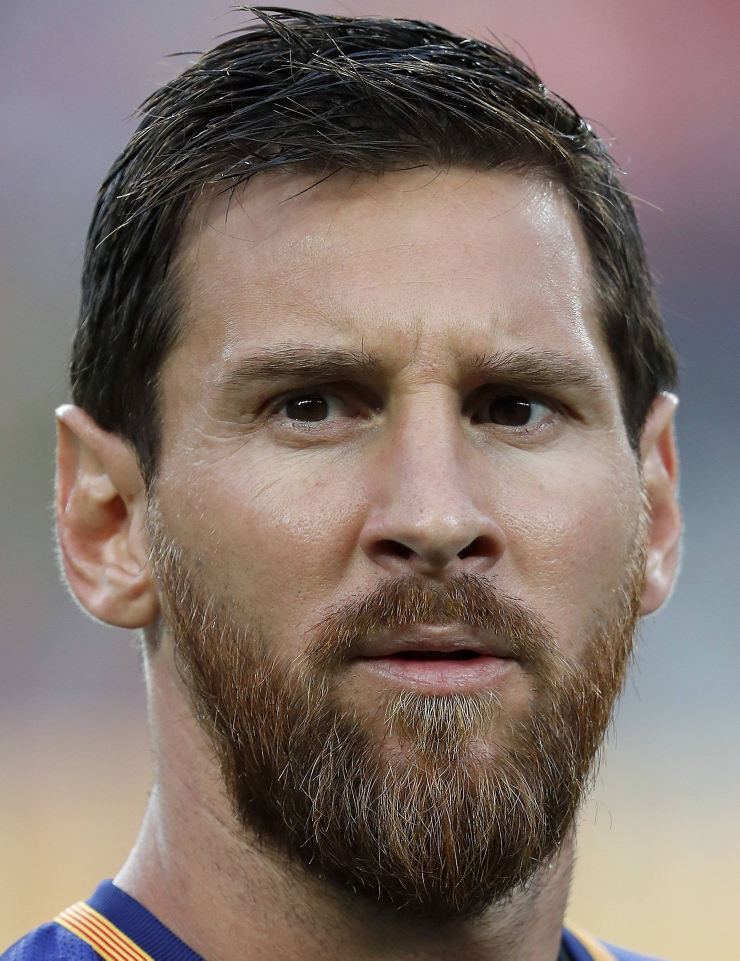
#> input picture model/test-images/28003-1510231943.jpg, 2218 x 2881 px (shown at 1/3 size)
$ jupyter execute --allow-errors classifier_model.ipynb   (shell and % lines are left out)
#> lines starting #> are read from the running program, lines starting #| are printed output that depends on the picture
[cell 1]
import numpy as np
import cv2
import matplotlib
from matplotlib import pyplot as plt

[cell 2]
img = cv2.imread('./test-images/28003-1510231943.jpg')
#> img is the input picture: shape (2881, 2218, 3); mean B, G, R 106, 113.2, 128.6
img.shape
#> Out = (2881, 2218, 3)

[cell 3]
plt.imshow(img)

[cell 4]
gray = cv2.cvtColor(img,cv2.COLOR_BGR2GRAY)
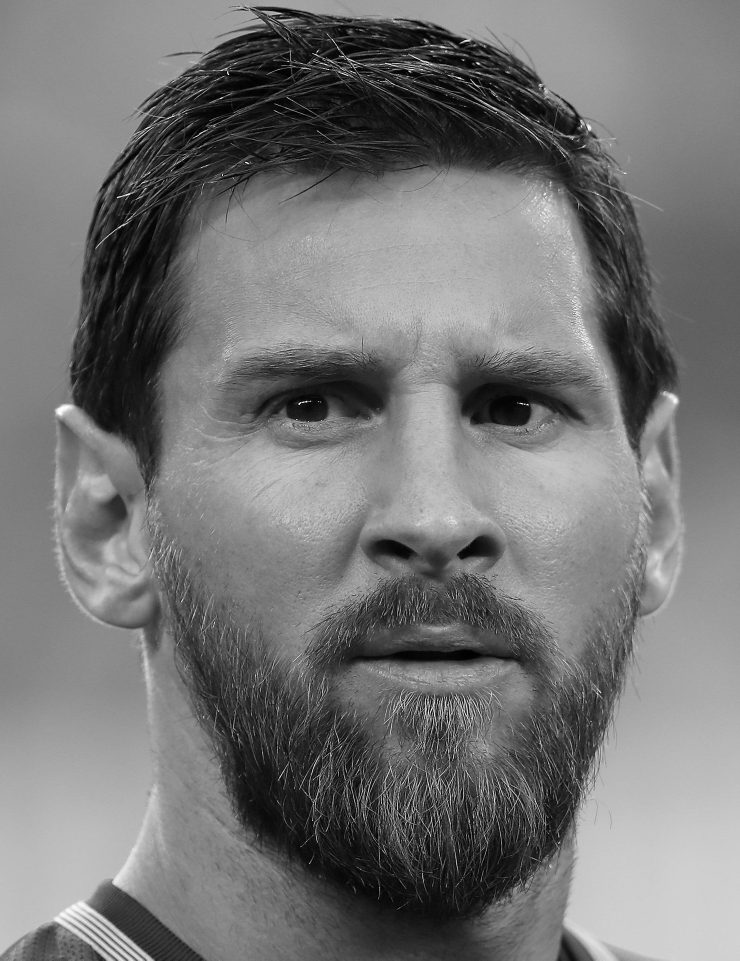
#> gray: shape (2881, 2218) (shown at 1/3 size); min 0, max 255, mean 117
gray.shape
#> Out = (2881, 2218)

[cell 5]
plt.imshow(gray,cmap='gray')

[cell 6]
face_cascade = cv2.CascadeClassifier('.\opencv\haarcascades\haarcascade_frontalface_default.xml')
eye_cascade = cv2.CascadeClassifier('.\opencv\haarcascades\haarcascade_eye.xml')

faces = face_cascade.detectMultiScale(gray, 1.3, 5)
#> faces = [[384, 562, 1684, 1684]]
faces
#> Out = [[384, 562, 1684, 1684]]

[cell 7]
(x,y,w,h) = faces[0]
#> x = 384; y = 562; w = 1684; h = 1684
x,y,w,h
#> Out = (384, 562, 1684, 1684)

[cell 8]
face_img = cv2.rectangle(img,(x,y),(x+w,y+h),(255,0,0),2)
plt.imshow(face_img)

[cell 9]
cv2.destroyAllWindows
for (x,y,w,h) in faces:
    roi_gray = gray[y:y+h, x:x+w]
    roi_color = face_img[y:y+h, x:x+w]
    eyes = eye_cascade.detectMultiScale(roi_gray)
    for (ex,ey,ew,eh) in eyes:
        cv2.rectangle(roi_color,(ex,ey),(ex+ew,ey+eh),(0,255,0),2)
#> this loop made 1 pass
#> pass 1, `roi_gray = gray[y:y+h, x:x+w]`:
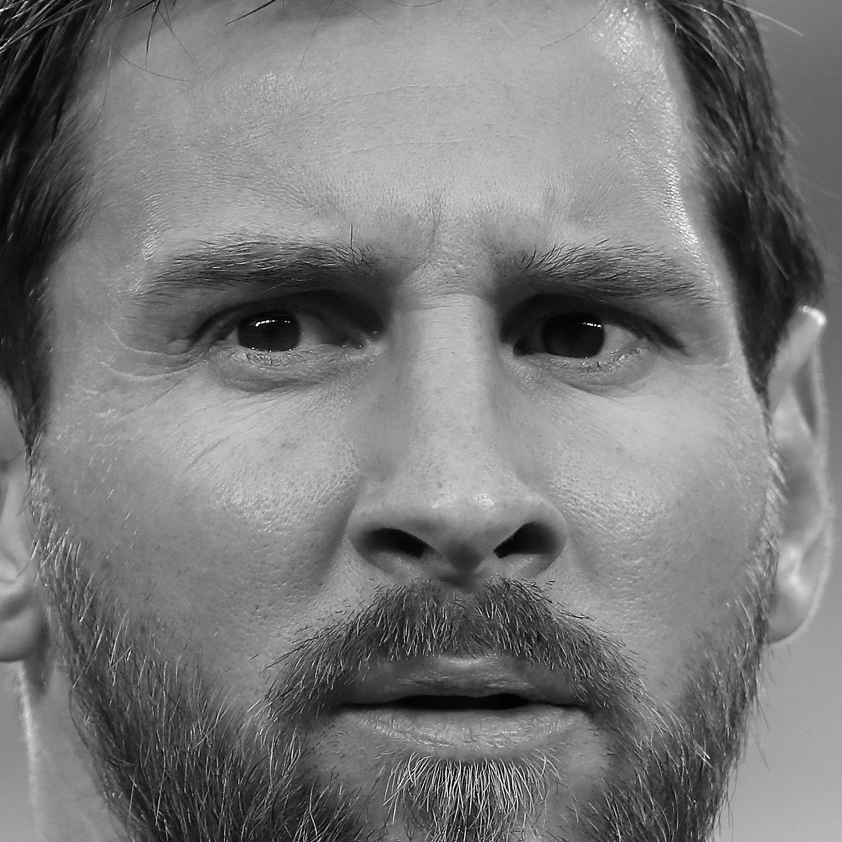
#> roi_gray: shape (1684, 1684) (shown at 1/2 size); min 0, max 255, mean 120.9
#> after the loop:
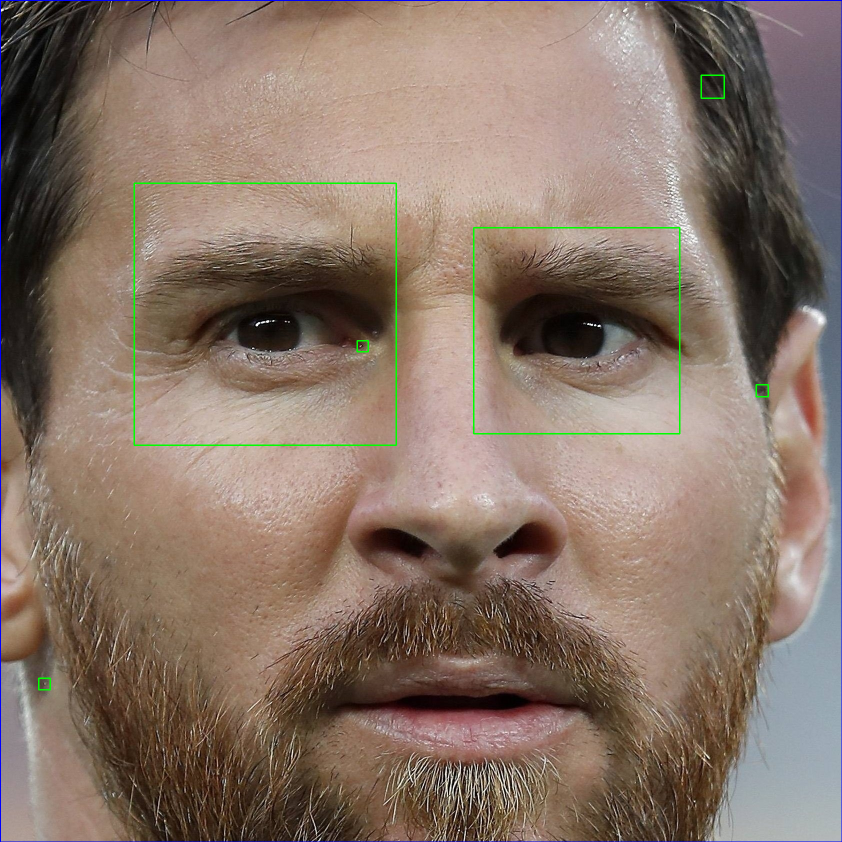
#> roi_color: shape (1684, 1684, 3) (shown at 1/2 size); mean B, G, R 103.8, 116.4, 135.4

plt.figure()
plt.imshow(face_img,cmap = 'gray')
plt.show()
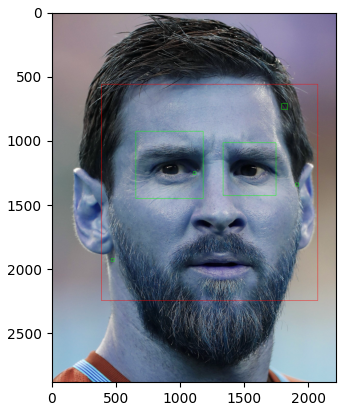
#> figure drawn by matplotlib, 1 panel; B, G, R data is drawn as R, G, B

[cell 10]
plt.imshow(roi_color,cmap='gray')

[cell 11]
def get_cropped_image_if_2_eyes(image_path):
    img = cv2.imread(image_path)
    gray = cv2.cvtColor(img,cv2.COLOR_BGR2GRAY)
    faces = face_cascade.detectMultiScale(gray,1.3,5)
    for (x,y,w,h) in faces:
        roi_gray = gray[y:y+h , x:x+w]
        roi_color = img[y:y+h , x:x+w]
        eyes = eye_cascade.detectMultiScale(roi_gray)
        if len(eyes) >= 2:
            return roi_color

[cell 12]
original_img = cv2.imread('./test-images/28003-1510231943.jpg')
plt.imshow(original_img)

[cell 13]
cropped_image = get_cropped_image_if_2_eyes('./test-images/28003-1510231943.jpg')
#> in get_cropped_image_if_2_eyes, `faces = face_cascade.detectMultiScale(gray,1.3,5)`: faces = [[384, 562, 1684, 1684]]
#> the loop in get_cropped_image_if_2_eyes, `for (x,y,w,h) in faces:` made 1 pass
plt.imshow(cropped_image)

[cell 14]
cropped_image_no_2_eyes = get_cropped_image_if_2_eyes('./test-images/28003-1510231943.jpg')
cropped_image_no_2_eyes

[cell 15]
path_to_data = "./FacesDataset/"
path_to_cr_data = "./FacesDataset/cropped/"

[cell 16]
import os
img_dirs =[]
for entry in os.scandir(path_to_data):
    if entry.is_dir():
        img_dirs.append(entry.path)

[cell 17]
img_dirs

[cell 18]
import shutil
if os.path.exists(path_to_cr_data):
    shutil.rmtree(path_to_cr_data)
os.mkdir(path_to_cr_data)

[cell 19]
cropped_image_dirs = []
celebrity_file_names_dict = {}
for img_dir in img_dirs:
    count = 1
    celebrity_name = img_dir.split('/')[-1]
    celebrity_file_names_dict[celebrity_name] = []
    for entry in os.scandir(img_dir):
        roi_color = get_cropped_image_if_2_eyes(entry.path)
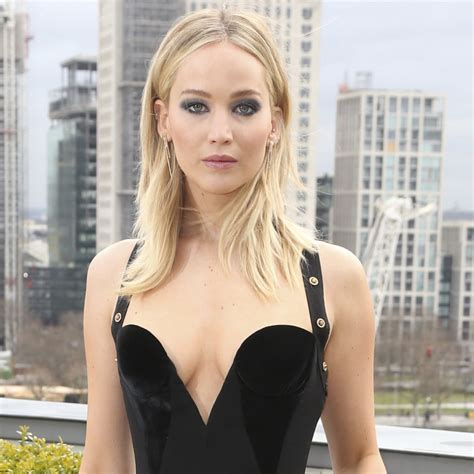
#> input picture model/FacesDataset/Jennifer_Lawrence/018_2974b20a.jpg, 474 x 474 px
#> in get_cropped_image_if_2_eyes, img is the input picture: shape (474, 474, 3); mean B, G, R 154.5, 164.9, 175.7
#> in get_cropped_image_if_2_eyes (call 3), `gray = cv2.cvtColor(img,cv2.COLOR_BGR2GRAY)`:
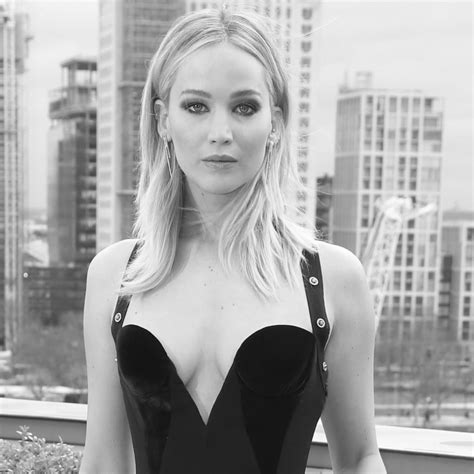
#> gray: shape (474, 474); min 2, max 255, mean 167
#> in get_cropped_image_if_2_eyes (call 3), `faces = face_cascade.detectMultiScale(gray,1.3,5)`: faces = [[144, 46, 158, 158]]
#> the loop in get_cropped_image_if_2_eyes, `for (x,y,w,h) in faces:` made 1 pass
#> (x, y, w, h, eyes) on pass 1: (144, 46, 158, 158, [[33, 42, 35, 35], [82, 45, 34, 34]])
#> pass 1, in get_cropped_image_if_2_eyes (call 3), `roi_gray = gray[y:y+h , x:x+w]`:
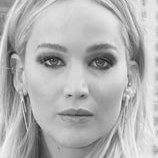
#> roi_gray: shape (158, 158); min 20, max 248, mean 179.4
#> pass 1, in get_cropped_image_if_2_eyes (call 3), `roi_color = img[y:y+h , x:x+w]`:
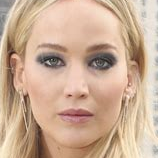
#> roi_color: shape (158, 158, 3); mean B, G, R 149.4, 172.9, 203.4
        if roi_color is not None:
            cropped_folder = path_to_cr_data + celebrity_name
            if not os.path.exists(cropped_folder):
                os.makedirs(cropped_folder)
                cropped_image_dirs.append(cropped_folder)
                print("Generating cropped images in folder: ",cropped_folder)
            cropped_file_name = celebrity_name + str(count) + ".png"
            cropped_file_path = cropped_folder + "/" + cropped_file_name
            cv2.imwrite(cropped_file_path, roi_color)
            celebrity_file_names_dict[celebrity_name].append(cropped_file_path)
            count += 1

[cell 20]
import numpy as np
import pywt
import cv2

def w2d(img, mode='haar', level=1):
    imArray = img
    #Datatype conversions
    #convert to grayscale
    imArray = cv2.cvtColor( imArray,cv2.COLOR_RGB2GRAY )
    #convert to float
    imArray =  np.float32(imArray)
    imArray /= 255
    # compute coefficients
    coeffs=pywt.wavedec2(imArray, mode, level=level)

    #Process Coefficients
    coeffs_H=list(coeffs)
    coeffs_H[0] *= 0;

    # reconstruction
    imArray_H=pywt.waverec2(coeffs_H, mode)
    imArray_H *= 255
    imArray_H =  np.uint8(imArray_H)

    return imArray_H

[cell 21]
class_dict = {}
count = 0
for celebrity_name in celebrity_file_names_dict.keys():
    class_dict[celebrity_name] = count
    count = count + 1
#> after the loop, class_dict = {'Jennifer_Lawrence': 0}
class_dict
#> Out = {'Jennifer_Lawrence': 0}

[cell 22]
X, y = [], []
for celebrity_name, training_files in celebrity_file_names_dict.items():
    for training_image in training_files:
        img = cv2.imread(training_image)
        if img is None:
            continue
        scalled_raw_img = cv2.resize(img, (32, 32))
        img_har = w2d(img,'db1',5)
#> in w2d, `imArray_H=pywt.waverec2(coeffs_H, mode)`:
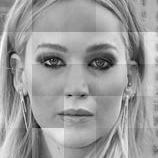
#> imArray_H: shape (158, 158) float32; min -0.544, max 0.339, mean -0.000406; drawn with min black and max white
        scalled_img_har = cv2.resize(img_har, (32, 32))
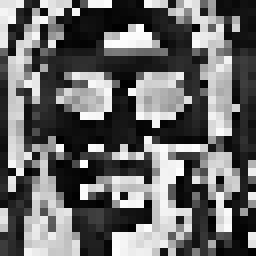
#> scalled_img_har: shape (32, 32) (shown 8 times larger); min 0, max 255, mean 104.5
        combined_img = np.vstack((scalled_raw_img.reshape(32*32*3,1),scalled_img_har.reshape(32*32,1)))
        X.append(combined_img)
        y.append(class_dict[celebrity_name])

[cell 23]
X = np.array(X).reshape(len(X),4096).astype(float)
X.shape
#> Out = (3, 4096)

[cell 24]
from sklearn.svm import SVC
from sklearn.preprocessing import StandardScaler
from sklearn.model_selection import train_test_split
from sklearn.pipeline import Pipeline
from sklearn.metrics import classification_report

[cell 25]
X_train,X_test,y_train,y_test = train_test_split(X,y,random_state=0)

pipe = Pipeline([('scaler', StandardScaler()), ('svc',SVC(kernel = 'linear',C=200))])
#> (the rest of this cell did not finish here and is left out)

#> (a cell that did not finish here is left out)

[cell 27]
from sklearn import svm
from sklearn.ensemble import RandomForestClassifier
from sklearn.linear_model import LogisticRegression
from sklearn.pipeline import make_pipeline
from sklearn.model_selection import GridSearchCV

[cell 28]
model_params = {
    'svm': {
        'model': svm.SVC(gamma='auto',probability=True),
        'params' : {
            'svc__C': [1,10,100,1000],
            'svc__kernel': ['rbf','linear']
        }
    },
    'random_forest': {
        'model': RandomForestClassifier(),
        'params' : {
            'randomforestclassifier__n_estimators': [1,5,10]
        }
    },
    'logistic_regression' : {
        'model': LogisticRegression(solver='liblinear',multi_class='auto'),
        'params': {
            'logisticregression__C': [1,5,10]
        }
    }
}

[cell 29]
scores = []
best_estimators = {}
import pandas as pd
#> (the rest of this cell did not finish here and is left out)

#> (a cell that did not finish here is left out)

#> (a cell that did not finish here is left out)

#> (a cell that did not finish here is left out)

#> (a cell that did not finish here is left out)

[cell 34]
import seaborn as sn
plt.figure(figsize = (10,7))
#> (the rest of this cell did not finish here and is left out)

[cell 35]
class_dict
#> Out = {'Jennifer_Lawrence': 0}
